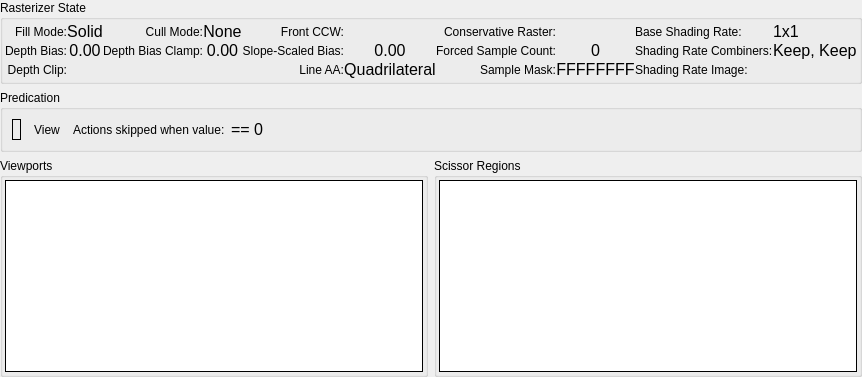
     <widget class="QWidget" name="RS">
      <attribute name="title">
       <string>Rasterizer</string>
      </attribute>
      <layout class="QGridLayout" name="gridLayout_2">
       <property name="leftMargin">
        <number>0</number>
       </property>
       <property name="topMargin">
        <number>0</number>
       </property>
       <property name="rightMargin">
        <number>0</number>
       </property>
       <property name="bottomMargin">
        <number>0</number>
       </property>
       <item row="0" column="0" colspan="2">
        <widget class="QGroupBox" name="rasterizerGroup">
         <property name="title">
          <string>Rasterizer State</string>
         </property>
         <layout class="QGridLayout" name="rasterizerGridLayout">
          <property name="leftMargin">
           <number>2</number>
          </property>
          <property name="topMargin">
           <number>2</number>
          </property>
          <property name="rightMargin">
           <number>2</number>
          </property>
          <property name="bottomMargin">
           <number>2</number>
          </property>
          <property name="spacing">
           <number>0</number>
          </property>
          <item row="0" column="0">
           <widget class="QLabel" name="fillModeLabel">
            <property name="text">
             <string>Fill Mode:</string>
            </property>
            <property name="alignment">
             <set>Qt::AlignRight|Qt::AlignTrailing|Qt::AlignVCenter</set>
            </property>
            <property name="wordWrap">
             <bool>true</bool>
            </property>
           </widget>
          </item>
          <item row="0" column="1">
           <widget class="QLabel" name="fillMode">
            <property name="font">
             <font>
              <pointsize>12</pointsize>
             </font>
            </property>
            <property name="text">
             <string>Solid</string>
            </property>
            <property name="alignment">
             <set>Qt::AlignCenter</set>
            </property>
            <property name="margin">
             <number>4</number>
            </property>
           </widget>
          </item>
          <item row="0" column="2">
           <widget class="QLabel" name="cullModeLabel">
            <property name="text">
             <string>Cull Mode:</string>
            </property>
            <property name="alignment">
             <set>Qt::AlignRight|Qt::AlignTrailing|Qt::AlignVCenter</set>
            </property>
            <property name="wordWrap">
             <bool>true</bool>
            </property>
           </widget>
          </item>
          <item row="0" column="3">
           <widget class="QLabel" name="cullMode">
            <property name="font">
             <font>
              <pointsize>12</pointsize>
             </font>
            </property>
            <property name="text">
             <string>None</string>
            </property>
            <property name="alignment">
             <set>Qt::AlignCenter</set>
            </property>
            <property name="margin">
             <number>4</number>
            </property>
           </widget>
          </item>
          <item row="0" column="4">
           <widget class="QLabel" name="frontCCWLabel">
            <property name="text">
             <string>Front CCW:</string>
            </property>
            <property name="alignment">
             <set>Qt::AlignRight|Qt::AlignTrailing|Qt::AlignVCenter</set>
            </property>
            <property name="wordWrap">
             <bool>true</bool>
            </property>
           </widget>
          </item>
          <item row="0" column="5">
           <widget class="QLabel" name="frontCCW">
            <property name="text">
             <string/>
            </property>
            <property name="rdIcon" stdset="0">
             <string>cross</string>
            </property>
            <property name="alignment">
             <set>Qt::AlignCenter</set>
            </property>
            <property name="margin">
             <number>4</number>
            </property>
           </widget>
          </item>
          <item row="0" column="6">
           <widget class="QLabel" name="conservativeRasterLabel">
            <property name="text">
             <string>Conservative Raster:</string>
            </property>
            <property name="alignment">
             <set>Qt::AlignRight|Qt::AlignTrailing|Qt::AlignVCenter</set>
            </property>
            <property name="wordWrap">
             <bool>true</bool>
            </property>
           </widget>
          </item>
          <item row="0" column="7">
           <widget class="QLabel" name="conservativeRaster">
            <property name="text">
             <string/>
            </property>
            <property name="rdIcon" stdset="0">
             <string>cross</string>
            </property>
            <property name="alignment">
             <set>Qt::AlignCenter</set>
            </property>
            <property name="margin">
             <number>4</number>
            </property>
           </widget>
          </item>
          <item row="0" column="8">
           <widget class="QLabel" name="shadingRateLabel">
            <property name="text">
             <string>Base Shading Rate:</string>
            </property>
           </widget>
          </item>
          <item row="0" column="9">
           <widget class="QLabel" name="baseShadingRate">
            <property name="font">
             <font>
              <pointsize>12</pointsize>
             </font>
            </property>
            <property name="text">
             <string>1x1</string>
            </property>
           </widget>
          </item>
          <item row="0" column="10">
           <spacer name="rastHSpacer">
            <property name="orientation">
             <enum>Qt::Horizontal</enum>
            </property>
            <property name="sizeType">
             <enum>QSizePolicy::MinimumExpanding</enum>
            </property>
            <property name="sizeHint" stdset="0">
             <size>
              <width>0</width>
              <height>0</height>
             </size>
            </property>
           </spacer>
          </item>
          <item row="1" column="0">
           <widget class="QLabel" name="depthBiasLabel">
            <property name="text">
             <string>Depth Bias:</string>
            </property>
            <property name="alignment">
             <set>Qt::AlignRight|Qt::AlignTrailing|Qt::AlignVCenter</set>
            </property>
            <property name="wordWrap">
             <bool>true</bool>
            </property>
           </widget>
          </item>
          <item row="1" column="1">
           <widget class="QLabel" name="depthBias">
            <property name="font">
             <font>
              <pointsize>12</pointsize>
             </font>
            </property>
            <property name="text">
             <string>0.00</string>
            </property>
            <property name="alignment">
             <set>Qt::AlignCenter</set>
            </property>
            <property name="margin">
             <number>4</number>
            </property>
           </widget>
          </item>
          <item row="1" column="2">
           <widget class="QLabel" name="depthBiasClampLabel">
            <property name="text">
             <string>Depth Bias Clamp:</string>
            </property>
            <property name="alignment">
             <set>Qt::AlignRight|Qt::AlignTrailing|Qt::AlignVCenter</set>
            </property>
            <property name="wordWrap">
             <bool>true</bool>
            </property>
           </widget>
          </item>
          <item row="1" column="3">
           <widget class="QLabel" name="depthBiasClamp">
            <property name="font">
             <font>
              <pointsize>12</pointsize>
             </font>
            </property>
            <property name="text">
             <string>0.00</string>
            </property>
            <property name="alignment">
             <set>Qt::AlignCenter</set>
            </property>
            <property name="margin">
             <number>4</number>
            </property>
           </widget>
          </item>
          <item row="1" column="4">
           <widget class="QLabel" name="slopeScaledBiasLabel">
            <property name="text">
             <string>Slope-Scaled Bias:</string>
            </property>
            <property name="alignment">
             <set>Qt::AlignRight|Qt::AlignTrailing|Qt::AlignVCenter</set>
            </property>
            <property name="wordWrap">
             <bool>true</bool>
            </property>
           </widget>
          </item>
          <item row="1" column="5">
           <widget class="QLabel" name="slopeScaledBias">
            <property name="font">
             <font>
              <pointsize>12</pointsize>
             </font>
            </property>
            <property name="text">
             <string>0.00</string>
            </property>
            <property name="alignment">
             <set>Qt::AlignCenter</set>
            </property>
            <property name="margin">
             <number>4</number>
            </property>
           </widget>
          </item>
          <item row="1" column="6">
           <widget class="QLabel" name="forcedSampleCountLabel">
            <property name="text">
             <string>Forced Sample Count:</string>
            </property>
            <property name="alignment">
             <set>Qt::AlignRight|Qt::AlignTrailing|Qt::AlignVCenter</set>
            </property>
            <property name="wordWrap">
             <bool>true</bool>
            </property>
           </widget>
          </item>
          <item row="1" column="7">
           <widget class="QLabel" name="forcedSampleCount">
            <property name="font">
             <font>
              <pointsize>12</pointsize>
             </font>
            </property>
            <property name="text">
             <string>0</string>
            </property>
            <property name="alignment">
             <set>Qt::AlignCenter</set>
            </property>
            <property name="margin">
             <number>4</number>
            </property>
           </widget>
          </item>
          <item row="1" column="8">
           <widget class="QLabel" name="shadingRateCombinersLabel">
            <property name="text">
             <string>Shading Rate Combiners:</string>
            </property>
           </widget>
          </item>
          <item row="1" column="9">
           <widget class="QLabel" name="shadingRateCombiners">
            <property name="font">
             <font>
              <pointsize>12</pointsize>
             </font>
            </property>
            <property name="text">
             <string>Keep, Keep</string>
            </property>
           </widget>
          </item>
          <item row="2" column="0">
           <widget class="QLabel" name="depthClipLabel">
            <property name="text">
             <string>Depth Clip:</string>
            </property>
            <property name="alignment">
             <set>Qt::AlignRight|Qt::AlignTrailing|Qt::AlignVCenter</set>
            </property>
            <property name="wordWrap">
             <bool>true</bool>
            </property>
           </widget>
          </item>
          <item row="2" column="1">
           <widget class="QLabel" name="depthClip">
            <property name="text">
             <string/>
            </property>
            <property name="rdIcon" stdset="0">
             <string>cross</string>
            </property>
            <property name="alignment">
             <set>Qt::AlignCenter</set>
            </property>
            <property name="margin">
             <number>4</number>
            </property>
           </widget>
          </item>
          <item row="2" column="4">
           <widget class="QLabel" name="lineAALabel">
            <property name="text">
             <string>Line AA:</string>
            </property>
            <property name="alignment">
             <set>Qt::AlignRight|Qt::AlignTrailing|Qt::AlignVCenter</set>
            </property>
            <property name="wordWrap">
             <bool>true</bool>
            </property>
           </widget>
          </item>
          <item row="2" column="5">
           <widget class="QLabel" name="lineAA">
            <property name="font">
             <font>
              <pointsize>12</pointsize>
             </font>
            </property>
            <property name="text">
             <string>Quadrilateral</string>
            </property>
            <property name="alignment">
             <set>Qt::AlignCenter</set>
            </property>
            <property name="margin">
             <number>4</number>
            </property>
           </widget>
          </item>
          <item row="2" column="6">
           <widget class="QLabel" name="sampleMaskLabel">
            <property name="text">
             <string>Sample Mask:</string>
            </property>
            <property name="alignment">
             <set>Qt::AlignRight|Qt::AlignTrailing|Qt::AlignVCenter</set>
            </property>
            <property name="wordWrap">
             <bool>true</bool>
            </property>
           </widget>
          </item>
          <item row="2" column="7">
           <widget class="QLabel" name="sampleMask">
            <property name="font">
             <font>
              <pointsize>12</pointsize>
             </font>
            </property>
            <property name="text">
             <string>FFFFFFFF</string>
            </property>
            <property name="alignment">
             <set>Qt::AlignCenter</set>
            </property>
            <property name="margin">
             <number>4</number>
            </property>
           </widget>
          </item>
          <item row="2" column="8">
           <widget class="QLabel" name="shadingRateImageLabel">
            <property name="text">
             <string>Shading Rate Image:</string>
            </property>
           </widget>
          </item>
          <item row="2" column="9">
           <widget class="RDLabel" name="shadingRateImage"/>
          </item>
          <item row="3" column="2">
           <spacer name="rastVSpacer">
            <property name="orientation">
             <enum>Qt::Vertical</enum>
            </property>
            <property name="sizeType">
             <enum>QSizePolicy::Preferred</enum>
            </property>
            <property name="sizeHint" stdset="0">
             <size>
              <width>0</width>
              <height>0</height>
             </size>
            </property>
           </spacer>
          </item>
         </layout>
        </widget>
       </item>
       <item row="1" column="0" colspan="2">
        <widget class="QGroupBox" name="predicateGroup">
         <property name="title">
          <string>Predication</string>
         </property>
         <layout class="QHBoxLayout" name="horizontalLayout_41">
          <item>
           <widget class="RDLabel" name="predicate">
            <property name="frameShape">
             <enum>QFrame::Box</enum>
            </property>
            <property name="margin">
             <number>4</number>
            </property>
           </widget>
          </item>
          <item>
           <widget class="QToolButton" name="predicateView">
            <property name="cursor">
             <cursorShape>PointingHandCursor</cursorShape>
            </property>
            <property name="toolTip">
             <string>Open Predicate Buffer</string>
            </property>
            <property name="text">
             <string>View</string>
            </property>
            <property name="icon">
             <iconset resource="../../Resources/resources.qrc">
              <normaloff>:/action.png</normaloff>:/action.png</iconset>
            </property>
            <property name="toolButtonStyle">
             <enum>Qt::ToolButtonTextBesideIcon</enum>
            </property>
            <property name="autoRaise">
             <bool>true</bool>
            </property>
           </widget>
          </item>
          <item>
           <widget class="QLabel" name="predicateSkipLabel">
            <property name="text">
             <string>Actions skipped when value:</string>
            </property>
           </widget>
          </item>
          <item>
           <widget class="QLabel" name="predicateSkipIfZero">
            <property name="font">
             <font>
              <pointsize>12</pointsize>
             </font>
            </property>
            <property name="text">
             <string>== 0</string>
            </property>
           </widget>
          </item>
          <item>
           <spacer name="horizontalSpacer_5">
            <property name="orientation">
             <enum>Qt::Horizontal</enum>
            </property>
            <property name="sizeHint" stdset="0">
             <size>
              <width>40</width>
              <height>20</height>
             </size>
            </property>
           </spacer>
          </item>
         </layout>
        </widget>
       </item>
       <item row="2" column="0">
        <widget class="QGroupBox" name="viewportsGroup">
         <property name="sizePolicy">
          <sizepolicy hsizetype="Expanding" vsizetype="Expanding">
           <horstretch>0</horstretch>
           <verstretch>0</verstretch>
          </sizepolicy>
         </property>
         <property name="title">
          <string>Viewports</string>
         </property>
         <layout class="QHBoxLayout" name="horizontalLayout_21">
          <property name="leftMargin">
           <number>2</number>
          </property>
          <property name="topMargin">
           <number>2</number>
          </property>
          <property name="rightMargin">
           <number>2</number>
          </property>
          <property name="bottomMargin">
           <number>2</number>
          </property>
          <item>
           <widget class="RDTreeWidget" name="viewports">
            <property name="frameShape">
             <enum>QFrame::Box</enum>
            </property>
            <property name="frameShadow">
             <enum>QFrame::Plain</enum>
            </property>
            <property name="editTriggers">
             <set>QAbstractItemView::NoEditTriggers</set>
            </property>
            <property name="showDropIndicator" stdset="0">
             <bool>false</bool>
            </property>
            <property name="indentation">
             <number>0</number>
            </property>
            <property name="rootIsDecorated">
             <bool>false</bool>
            </property>
            <property name="allColumnsShowFocus">
             <bool>true</bool>
            </property>
            <attribute name="headerMinimumSectionSize">
             <number>50</number>
            </attribute>
           </widget>
          </item>
         </layout>
        </widget>
       </item>
       <item row="2" column="1">
        <widget class="QGroupBox" name="scissorGroup">
         <property name="sizePolicy">
          <sizepolicy hsizetype="Expanding" vsizetype="Expanding">
           <horstretch>0</horstretch>
           <verstretch>0</verstretch>
          </sizepolicy>
         </property>
         <property name="title">
          <string>Scissor Regions</string>
         </property>
         <layout class="QHBoxLayout" name="horizontalLayout_22">
          <property name="leftMargin">
           <number>2</number>
          </property>
          <property name="topMargin">
           <number>2</number>
          </property>
          <property name="rightMargin">
           <number>2</number>
          </property>
          <property name="bottomMargin">
           <number>2</number>
          </property>
          <item>
           <widget class="RDTreeWidget" name="scissors">
            <property name="frameShape">
             <enum>QFrame::Box</enum>
            </property>
            <property name="frameShadow">
             <enum>QFrame::Plain</enum>
            </property>
            <property name="editTriggers">
             <set>QAbstractItemView::NoEditTriggers</set>
            </property>
            <property name="showDropIndicator" stdset="0">
             <bool>false</bool>
            </property>
            <property name="indentation">
             <number>0</number>
            </property>
            <property name="rootIsDecorated">
             <bool>false</bool>
            </property>
            <property name="allColumnsShowFocus">
             <bool>true</bool>
            </property>
            <attribute name="headerMinimumSectionSize">
             <number>50</number>
            </attribute>
           </widget>
          </item>
         </layout>
        </widget>
       </item>
      </layout>
     </widget>
